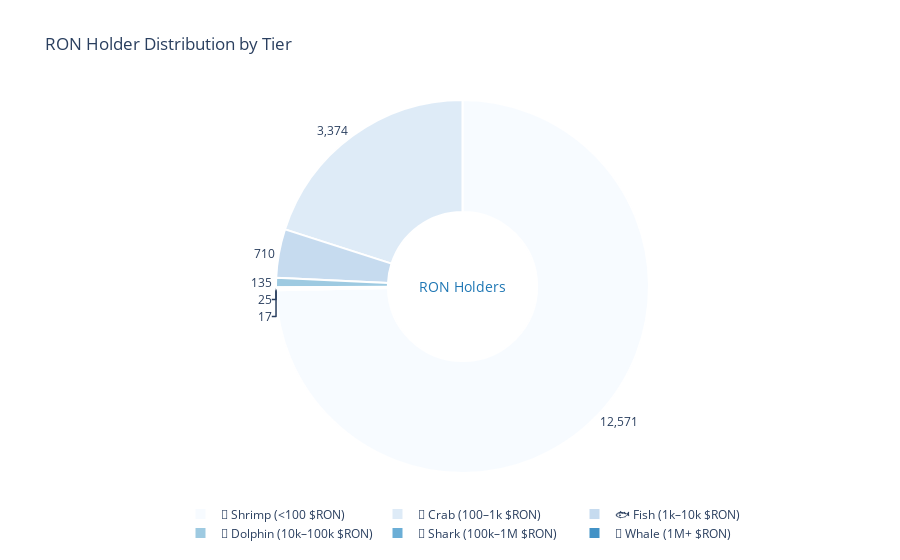

The cell this chart's notebook holds for it:
### Code cell
fig = px.pie(
    ron_current_segmented_holders_df,
    values='holders',
    names='tier',
    title='RON Holder Distribution by Tier',
    hole=0.4,
    color_discrete_sequence=px.colors.sequential.Blues
)

fig.update_traces(
    textinfo='value+percent',  
    texttemplate='%{value:,}', 
    textposition='outside',
    hovertemplate='<b>%{label}</b><br>Holders: %{value:,}<br>Percentage: %{percent}<extra></extra>',
    marker=dict(line=dict(color='#FFFFFF', width=2))
)

fig.update_layout(
    legend=dict(
        orientation="h",
        yanchor="bottom",
        y=-0.2,
        xanchor="center",
        x=0.5
    ),
    annotations=[dict(
        text='RON Holders',
        x=0.5, y=0.5,
        font_size=14,
        showarrow=False,
        font=dict(color='#1f77b4')
    )]
)

fig.show()

### Figure 1 — Plotly figure (JSON) as saved in the notebook; plotly's stock layout.template omitted (floating-point values rounded to 4 significant figures)
{"data": [{"domain": {"x": [0, 1], "y": [0, 1]}, "hole": 0.4, "hovertemplate": "<b>%{label}</b><br>Holders: %{value:,}<br>Percentage: %{percent}<extra></extra>", "labels": ["🐋 Whale (1M+ $RON)", "🦈 Shark (100k–1M $RON)", "🐬 Dolphin (10k–100k $RON)", "🐟 Fish (1k–10k $RON)", "🦀 Crab (100–1k $RON)", "🦐 Shrimp (<100 $RON)"], "legendgroup": "", "marker": {"line": {"color": "#FFFFFF", "width": 2}}, "name": "", "showlegend": true, "textinfo": "value+percent", "textposition": "outside", "texttemplate": "%{value:,}", "type": "pie", "values": [17, 25, 135, 710, 3374, 12571]}], "layout": {"annotations": [{"font": {"color": "#1f77b4", "size": 14}, "showarrow": false, "text": "RON Holders", "x": 0.5, "y": 0.5}], "legend": {"orientation": "h", "tracegroupgap": 0, "x": 0.5, "xanchor": "center", "y": -0.2, "yanchor": "bottom"}, "piecolorway": ["rgb(247,251,255)", "rgb(222,235,247)", "rgb(198,219,239)", "rgb(158,202,225)", "rgb(107,174,214)", "rgb(66,146,198)", "rgb(33,113,181)", "rgb(8,81,156)", "rgb(8,48,107)"], "title": {"text": "RON Holder Distribution by Tier"}}}
